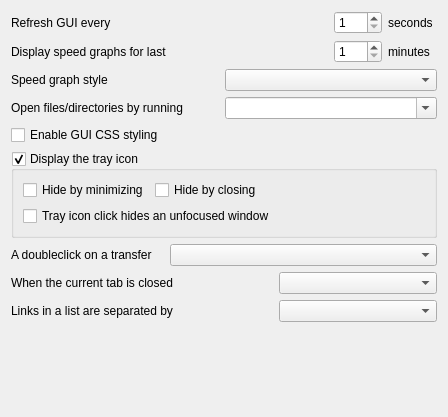
<?xml version="1.0" encoding="UTF-8"?>
<ui version="4.0">
 <class>SettingsGeneralForm</class>
 <widget class="QWidget" name="SettingsGeneralForm">
  <property name="geometry">
   <rect>
    <x>0</x>
    <y>0</y>
    <width>448</width>
    <height>417</height>
   </rect>
  </property>
  <layout class="QGridLayout" name="gridLayout">
   <item row="0" column="0">
    <widget class="QLabel" name="label_5">
     <property name="text">
      <string>Refresh GUI every</string>
     </property>
    </widget>
   </item>
   <item row="0" column="4">
    <widget class="QSpinBox" name="spinRefreshGUI">
     <property name="minimum">
      <number>1</number>
     </property>
     <property name="maximum">
      <number>10</number>
     </property>
    </widget>
   </item>
   <item row="0" column="5">
    <widget class="QLabel" name="label_6">
     <property name="text">
      <string comment="every X seconds">seconds</string>
     </property>
    </widget>
   </item>
   <item row="1" column="0" colspan="4">
    <widget class="QLabel" name="label_9">
     <property name="text">
      <string>Display speed graphs for last</string>
     </property>
    </widget>
   </item>
   <item row="1" column="4">
    <widget class="QSpinBox" name="spinGraphMinutes">
     <property name="minimum">
      <number>1</number>
     </property>
    </widget>
   </item>
   <item row="1" column="5">
    <widget class="QLabel" name="label_10">
     <property name="text">
      <string comment="last X minutes">minutes</string>
     </property>
    </widget>
   </item>
   <item row="2" column="0">
    <widget class="QLabel" name="label_7">
     <property name="text">
      <string>Speed graph style</string>
     </property>
    </widget>
   </item>
   <item row="2" column="2" colspan="4">
    <widget class="QComboBox" name="comboGraphStyle"/>
   </item>
   <item row="3" column="0" colspan="2">
    <widget class="QLabel" name="label_11">
     <property name="text">
      <string>Open files/directories by running</string>
     </property>
    </widget>
   </item>
   <item row="3" column="2" colspan="4">
    <widget class="QComboBox" name="comboFileExec">
     <property name="editable">
      <bool>true</bool>
     </property>
    </widget>
   </item>
   <item row="4" column="0">
    <widget class="QCheckBox" name="checkCSS">
     <property name="text">
      <string>Enable GUI CSS styling</string>
     </property>
    </widget>
   </item>
   <item row="5" column="0" colspan="6">
    <widget class="QGroupBox" name="checkTrayIcon">
     <property name="title">
      <string>Display the tray icon</string>
     </property>
     <property name="checkable">
      <bool>true</bool>
     </property>
     <layout class="QGridLayout">
      <item row="0" column="0">
       <widget class="QCheckBox" name="checkHideMinimize">
        <property name="text">
         <string>Hide by minimizing</string>
        </property>
       </widget>
      </item>
      <item row="0" column="1">
       <widget class="QCheckBox" name="checkHideClose">
        <property name="text">
         <string>Hide by closing</string>
        </property>
       </widget>
      </item>
      <item row="0" column="2">
       <spacer>
        <property name="orientation">
         <enum>Qt::Horizontal</enum>
        </property>
        <property name="sizeHint" stdset="0">
         <size>
          <width>40</width>
          <height>20</height>
         </size>
        </property>
       </spacer>
      </item>
      <item row="1" column="0" colspan="3">
       <widget class="QCheckBox" name="checkHideUnfocused">
        <property name="text">
         <string>Tray icon click hides an unfocused window</string>
        </property>
       </widget>
      </item>
     </layout>
    </widget>
   </item>
   <item row="6" column="0">
    <widget class="QLabel" name="label_2">
     <property name="text">
      <string>A doubleclick on a transfer</string>
     </property>
    </widget>
   </item>
   <item row="6" column="1" colspan="5">
    <widget class="QComboBox" name="comboDoubleClick"/>
   </item>
   <item row="7" column="0" colspan="3">
    <widget class="QLabel" name="label_3">
     <property name="text">
      <string>When the current tab is closed</string>
     </property>
    </widget>
   </item>
   <item row="7" column="3" colspan="3">
    <widget class="QComboBox" name="comboCloseCurrent"/>
   </item>
   <item row="8" column="0" colspan="3">
    <widget class="QLabel" name="label_4">
     <property name="text">
      <string>Links in a list are separated by</string>
     </property>
    </widget>
   </item>
   <item row="8" column="3" colspan="3">
    <widget class="QComboBox" name="comboLinkSeparator"/>
   </item>
   <item row="9" column="0" colspan="6">
    <spacer>
     <property name="orientation">
      <enum>Qt::Vertical</enum>
     </property>
     <property name="sizeHint" stdset="0">
      <size>
       <width>396</width>
       <height>71</height>
      </size>
     </property>
    </spacer>
   </item>
  </layout>
 </widget>
 <resources/>
 <connections/>
</ui>
